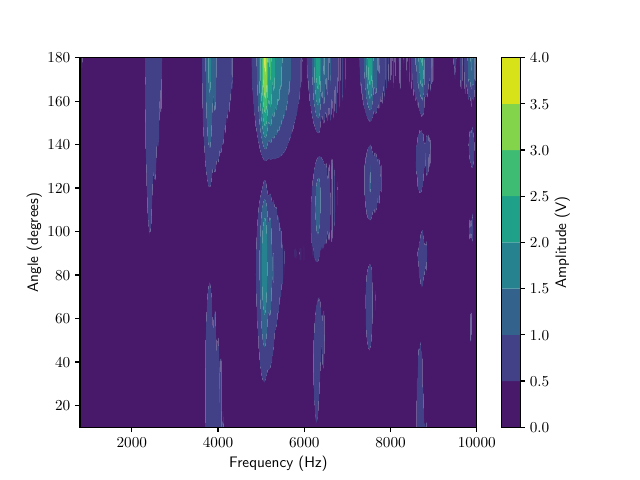

Write Python code to recreate this figure.
import matplotlib.pyplot as plt
import numpy as np
import pandas as pd
from scipy.optimize import curve_fit
from scipy import signal

plt.rcParams['text.usetex'] = True
plt.rcParams.update({'font.size': 11})

#plots data
names=[
"TEK0010.CSV",
"TEK0011.CSV",
"TEK0012.CSV",
"TEK0013.CSV",
"TEK0014.CSV",
"TEK0015.CSV",
"TEK0016.CSV",
"TEK0017.CSV",
"TEK0018.CSV",
"TEK0019.CSV",
"TEK0020.CSV",
"TEK0021.CSV",
"TEK0022.CSV",
"TEK0023.CSV",
"TEK0024.CSV",
"TEK0025.CSV",
"TEK0026.CSV",
"TEK0027.CSV"]

def TimeToFreq(t,f0,dt,df):
    conversion_rate=df/dt
    return t*conversion_rate+f0

df=pd.read_csv("TEK0004.CSV",usecols=[3,4],names=["time","amp"])
time=np.array(df.time)
amp=np.array(df.amp)
start_index=np.where(time==0)[0][0]
end_index=np.where(time==0.4)[0][0]
time=time[start_index:end_index+1]
amp=amp[start_index:end_index+1]

#[angle], [freq], [amplitude]
angle=[10,20,30,40,50,60,70,80,90,100,110,120,130,140,150,160,170,180]
#each index of time --> freq
freq=[TimeToFreq(time[i],800,0.4,9200) for i in range(len(time))]

#read the amplitude from file 0 at time 0

def GivesAmp(file_index, freq_index):
    df=pd.read_csv(names[file_index],usecols=[3,4],names=["time","amp"])
    time=np.array(df.time)
    amp=np.array(df.amp)
    start_index=np.where(time==0)[0][0]
    end_index=np.where(time==0.4)[0][0]
    time=time[start_index:end_index+1]
    amp=amp[start_index:end_index+1]
    return amp[freq_index]
amplitude=[]
for i in range(len(names)):
    new_angle=[]
    for j in range(len(freq)):
        new_angle.append(GivesAmp(i,j))
    amplitude.append(new_angle)

plt.contourf(freq,angle,amplitude)
plt.xlabel("Frequency (Hz)")
plt.ylabel("Angle (degrees)")
cb=plt.colorbar()
cb.set_label(label="Amplitude (V)")
plt.savefig("Rotation.pdf")
